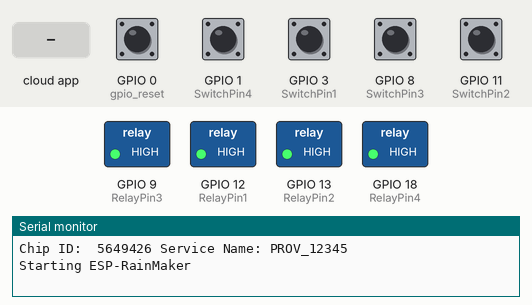
Simulated run of this sketch. Board: ESP32-S3. On the bench: switched loads named in the sketch (green lamp = pin HIGH), the last lines printed to the serial monitor. The inputs (shaded band) are chosen by the test bench; at power-on: GPIO 0 (gpio_reset), GPIO 1 (SwitchPin4), GPIO 3 (SwitchPin1), GPIO 8 (SwitchPin3), GPIO 11 (SwitchPin2) HIGH. WiFi joins after 1.5 s; servers stay silent unless stated.

Above: at 1.2 s.
1.3 s: GPIO 1 (SwitchPin4) pulled LOW for 0.15 s
At 2.0 s:
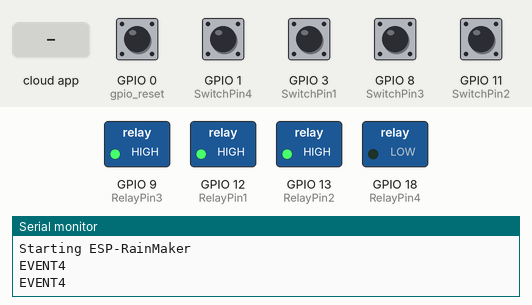
3.1 s: the phone or cloud app sets Switch1 to 1
At 4.3 s:
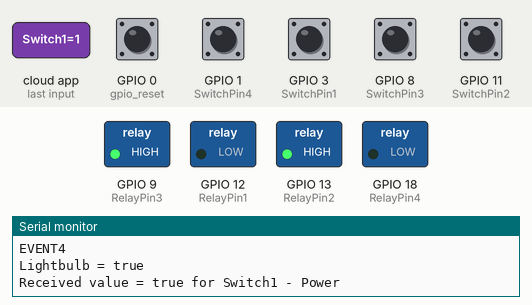
4.6 s: the phone or cloud app sets Switch2 to 1
At 5.8 s:
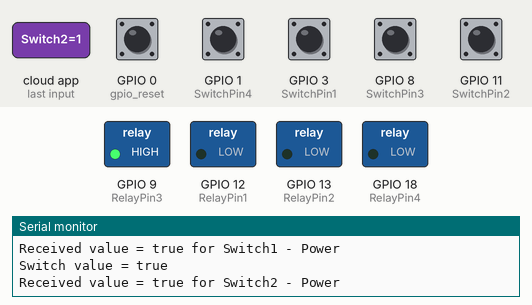
6.1 s: the phone or cloud app sets Switch4 to 0
At 7.1 s:
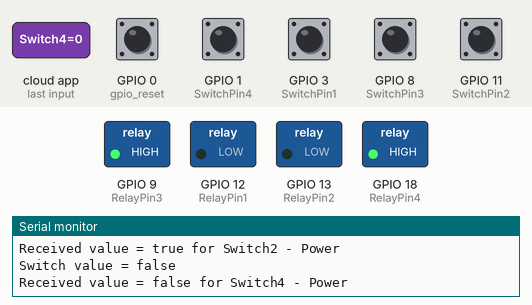
7.6 s: GPIO 3 (SwitchPin1) pulled LOW for 0.15 s
At 8.7 s:
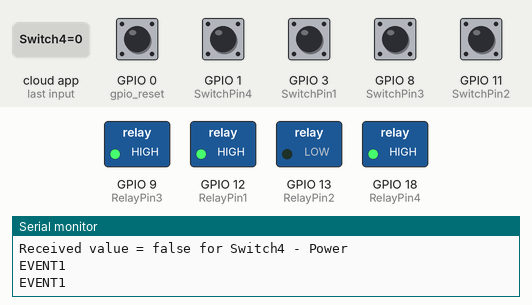
9.4 s: GPIO 8 (SwitchPin3) pulled LOW for 0.15 s
At 10.3 s:
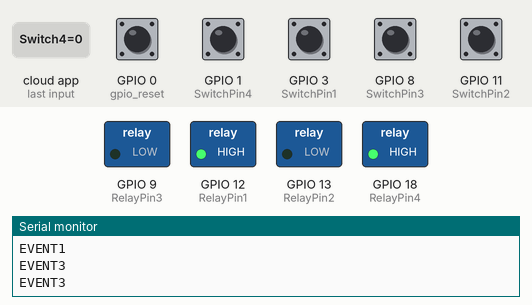
Timing chart, 0 to 12.2 s (numbered marks = the images above; inputs shaded):
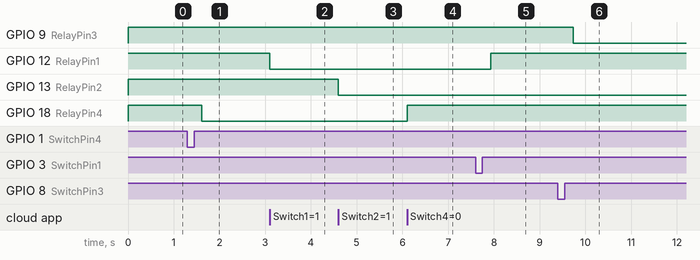

Measured:
- after the input at 1.3 s, GPIO 18 (RelayPin4): HIGH → LOW after 0.31 s
- after the input at 3.1 s, GPIO 12 (RelayPin1): HIGH → LOW at once
- after the input at 4.6 s, GPIO 13 (RelayPin2): HIGH → LOW at once
- after the input at 6.1 s, GPIO 18 (RelayPin4): LOW → HIGH at once
- after the input at 7.6 s, GPIO 12 (RelayPin1): LOW → HIGH after 0.33 s
- after the input at 9.4 s, GPIO 9 (RelayPin3): HIGH → LOW after 0.33 s

The sketch:

Code_ESP32_RainMaker_4Relay_Button.ino
```cpp
#include "RMaker.h"
#include "WiFi.h"
#include "WiFiProv.h"
#include <AceButton.h>
using namespace ace_button;

const char *service_name = "PROV_12345";
const char *pop = "1234567";

// define the Device Names
char deviceName_1[] = "Switch1";
char deviceName_2[] = "Switch2";
char deviceName_3[] = "Switch3";
char deviceName_4[] = "Switch4";

// define the GPIO connected with Relays and switches
static uint8_t RelayPin1 = 12;  //D23
static uint8_t RelayPin2 = 13;  //D22
static uint8_t RelayPin3 = 9;  //D21
static uint8_t RelayPin4 = 18;  //D19

static uint8_t SwitchPin1 = 3;  //D13
static uint8_t SwitchPin2 = 11;  //D12
static uint8_t SwitchPin3 = 8;  //D14
static uint8_t SwitchPin4 = 1;  //D27

static uint8_t wifiLed    = 8;   //D2
static uint8_t gpio_reset = 0;

/* Variable for reading pin status*/
bool toggleState_1 = LOW;
bool toggleState_2 = LOW;
bool toggleState_3 = LOW;
bool toggleState_4 = LOW;

ButtonConfig config1;
AceButton button1(&config1);
ButtonConfig config2;
AceButton button2(&config2);
ButtonConfig config3;
AceButton button3(&config3);
ButtonConfig config4;
AceButton button4(&config4);

void handleEvent1(AceButton*, uint8_t, uint8_t);
void handleEvent2(AceButton*, uint8_t, uint8_t);
void handleEvent3(AceButton*, uint8_t, uint8_t);
void handleEvent4(AceButton*, uint8_t, uint8_t);

//The framework provides some standard device types like switch, lightbulb, fan, temperature sensor.
static Switch my_switch1(deviceName_1, &RelayPin1);
static Switch my_switch2(deviceName_2, &RelayPin2);
static Switch my_switch3(deviceName_3, &RelayPin3);
static Switch my_switch4(deviceName_4, &RelayPin4);

void sysProvEvent(arduino_event_t *sys_event)
{
    switch (sys_event->event_id) {
        case ARDUINO_EVENT_PROV_START:
#if CONFIG_IDF_TARGET_ESP32
        Serial.printf("\nProvisioning Started with name \"%s\" and PoP \"%s\" on BLE\n", service_name, pop);
        printQR(service_name, pop, "ble");
#else
        Serial.printf("\nProvisioning Started with name \"%s\" and PoP \"%s\" on SoftAP\n", service_name, pop);
        printQR(service_name, pop, "softap");
#endif
        break;
        case ARDUINO_EVENT_WIFI_STA_CONNECTED:
        Serial.printf("\nConnected to Wi-Fi!\n");
        digitalWrite(wifiLed, true);
        break;
    }
}

void write_callback(Device *device, Param *param, const param_val_t val, void *priv_data, write_ctx_t *ctx)
{
    const char *device_name = device->getDeviceName();
    const char *param_name = param->getParamName();

    if(strcmp(device_name, deviceName_1) == 0) {

      Serial.printf("Lightbulb = %s\n", val.val.b? "true" : "false");

      if(strcmp(param_name, "Power") == 0) {
          Serial.printf("Received value = %s for %s - %s\n", val.val.b? "true" : "false", device_name, param_name);
        toggleState_1 = val.val.b;
        (toggleState_1 == false) ? digitalWrite(RelayPin1, HIGH) : digitalWrite(RelayPin1, LOW);
        param->updateAndReport(val);
      }

    } else if(strcmp(device_name, deviceName_2) == 0) {

      Serial.printf("Switch value = %s\n", val.val.b? "true" : "false");

      if(strcmp(param_name, "Power") == 0) {
        Serial.printf("Received value = %s for %s - %s\n", val.val.b? "true" : "false", device_name, param_name);
        toggleState_2 = val.val.b;
        (toggleState_2 == false) ? digitalWrite(RelayPin2, HIGH) : digitalWrite(RelayPin2, LOW);
        param->updateAndReport(val);
      }

    } else if(strcmp(device_name, deviceName_3) == 0) {

      Serial.printf("Switch value = %s\n", val.val.b? "true" : "false");

      if(strcmp(param_name, "Power") == 0) {
        Serial.printf("Received value = %s for %s - %s\n", val.val.b? "true" : "false", device_name, param_name);
        toggleState_3 = val.val.b;
        (toggleState_3 == false) ? digitalWrite(RelayPin3, HIGH) : digitalWrite(RelayPin3, LOW);
        param->updateAndReport(val);
      }

    } else if(strcmp(device_name, deviceName_4) == 0) {

      Serial.printf("Switch value = %s\n", val.val.b? "true" : "false");

      if(strcmp(param_name, "Power") == 0) {
        Serial.printf("Received value = %s for %s - %s\n", val.val.b? "true" : "false", device_name, param_name);
        toggleState_4 = val.val.b;
        (toggleState_4 == false) ? digitalWrite(RelayPin4, HIGH) : digitalWrite(RelayPin4, LOW);
        param->updateAndReport(val);
      }
    }
}

void setup()
{
    uint32_t chipId = 0;

    Serial.begin(115200);

    // Set the Relays GPIOs as output mode
    pinMode(RelayPin1, OUTPUT);
    pinMode(RelayPin2, OUTPUT);
    pinMode(RelayPin3, OUTPUT);
    pinMode(RelayPin4, OUTPUT);
    pinMode(wifiLed, OUTPUT);

    // Configure the input GPIOs
    pinMode(SwitchPin1, INPUT_PULLUP);
    pinMode(SwitchPin2, INPUT_PULLUP);
    pinMode(SwitchPin3, INPUT_PULLUP);
    pinMode(SwitchPin4, INPUT_PULLUP);
    pinMode(gpio_reset, INPUT);

    // Write to the GPIOs the default state on booting
    digitalWrite(RelayPin1, !toggleState_1);
    digitalWrite(RelayPin2, !toggleState_2);
    digitalWrite(RelayPin3, !toggleState_3);
    digitalWrite(RelayPin4, !toggleState_4);
    digitalWrite(wifiLed, LOW);

    config1.setEventHandler(button1Handler);
    config2.setEventHandler(button2Handler);
    config3.setEventHandler(button3Handler);
    config4.setEventHandler(button4Handler);

    button1.init(SwitchPin1);
    button2.init(SwitchPin2);
    button3.init(SwitchPin3);
    button4.init(SwitchPin4);

    Node my_node;
    my_node = RMaker.initNode("ESP32_Relay_4");

    //Standard switch device
    my_switch1.addCb(write_callback);
    my_switch2.addCb(write_callback);
    my_switch3.addCb(write_callback);
    my_switch4.addCb(write_callback);

    //Add switch device to the node
    my_node.addDevice(my_switch1);
    my_node.addDevice(my_switch2);
    my_node.addDevice(my_switch3);
    my_node.addDevice(my_switch4);

    //This is optional
    RMaker.enableOTA(OTA_USING_PARAMS);
    RMaker.enableTZService();
    RMaker.enableSchedule();

    //Service Name
    for(int i=0; i<17; i=i+8) {
      chipId |= ((ESP.getEfuseMac() >> (40 - i)) & 0xff) << i;
    }

    Serial.printf("\nChip ID:  %d Service Name: %s\n", chipId, service_name);

    Serial.printf("\nStarting ESP-RainMaker\n");
    RMaker.start();

    WiFi.onEvent(sysProvEvent);
#if CONFIG_IDF_TARGET_ESP32
    WiFiProv.beginProvision(WIFI_PROV_SCHEME_BLE, WIFI_PROV_SCHEME_HANDLER_FREE_BTDM, WIFI_PROV_SECURITY_1, pop, service_name);
#else
    WiFiProv.beginProvision(WIFI_PROV_SCHEME_SOFTAP, WIFI_PROV_SCHEME_HANDLER_NONE, WIFI_PROV_SECURITY_1, pop, service_name);
#endif

    my_switch1.updateAndReportParam(ESP_RMAKER_DEF_POWER_NAME, false);
    my_switch2.updateAndReportParam(ESP_RMAKER_DEF_POWER_NAME, false);
    my_switch3.updateAndReportParam(ESP_RMAKER_DEF_POWER_NAME, false);
    my_switch4.updateAndReportParam(ESP_RMAKER_DEF_POWER_NAME, false);
}

void loop()
{
    // Read GPIO0 (external button to reset device
    if(digitalRead(gpio_reset) == LOW) { //Push button pressed
        Serial.printf("Reset Button Pressed!\n");
        // Key debounce handling
        delay(100);
        int startTime = millis();
        while(digitalRead(gpio_reset) == LOW) delay(50);
        int endTime = millis();

        if ((endTime - startTime) > 10000) {
          // If key pressed for more than 10secs, reset all
          Serial.printf("Reset to factory.\n");
          RMakerFactoryReset(2);
        } else if ((endTime - startTime) > 3000) {
          Serial.printf("Reset Wi-Fi.\n");
          // If key pressed for more than 3secs, but less than 10, reset Wi-Fi
          RMakerWiFiReset(2);
        }
    }
    delay(100);

    if (WiFi.status() != WL_CONNECTED)
    {
      //Serial.println("WiFi Not Connected");
      digitalWrite(wifiLed, false);
    }
    else
    {
      //Serial.println("WiFi Connected");
      digitalWrite(wifiLed, true);
    }

    button1.check();
    button2.check();
    button3.check();
    button4.check();
}

void button1Handler(AceButton* button, uint8_t eventType, uint8_t buttonState) {
  Serial.println("EVENT1");
  switch (eventType) {
    case AceButton::kEventReleased:
      digitalWrite(RelayPin1, toggleState_1);
      toggleState_1 = !toggleState_1;
      my_switch1.updateAndReportParam(ESP_RMAKER_DEF_POWER_NAME, toggleState_1);
      break;
  }
}
void button2Handler(AceButton* button, uint8_t eventType, uint8_t buttonState) {
  Serial.println("EVENT2");
  switch (eventType) {
    case AceButton::kEventReleased:
      digitalWrite(RelayPin2, toggleState_2);
      toggleState_2 = !toggleState_2;
      my_switch2.updateAndReportParam(ESP_RMAKER_DEF_POWER_NAME, toggleState_2);
      break;
  }
}
void button3Handler(AceButton* button, uint8_t eventType, uint8_t buttonState) {
  Serial.println("EVENT3");
  switch (eventType) {
    case AceButton::kEventReleased:
      digitalWrite(RelayPin3, toggleState_3);
      toggleState_3 = !toggleState_3;
      my_switch3.updateAndReportParam(ESP_RMAKER_DEF_POWER_NAME, toggleState_3);
      break;
  }
}
void button4Handler(AceButton* button, uint8_t eventType, uint8_t buttonState) {
  Serial.println("EVENT4");
  switch (eventType) {
    case AceButton::kEventReleased:
      digitalWrite(RelayPin4, toggleState_4);
      toggleState_4 = !toggleState_4;
      my_switch4.updateAndReportParam(ESP_RMAKER_DEF_POWER_NAME, toggleState_4);
      break;
  }
}
```
